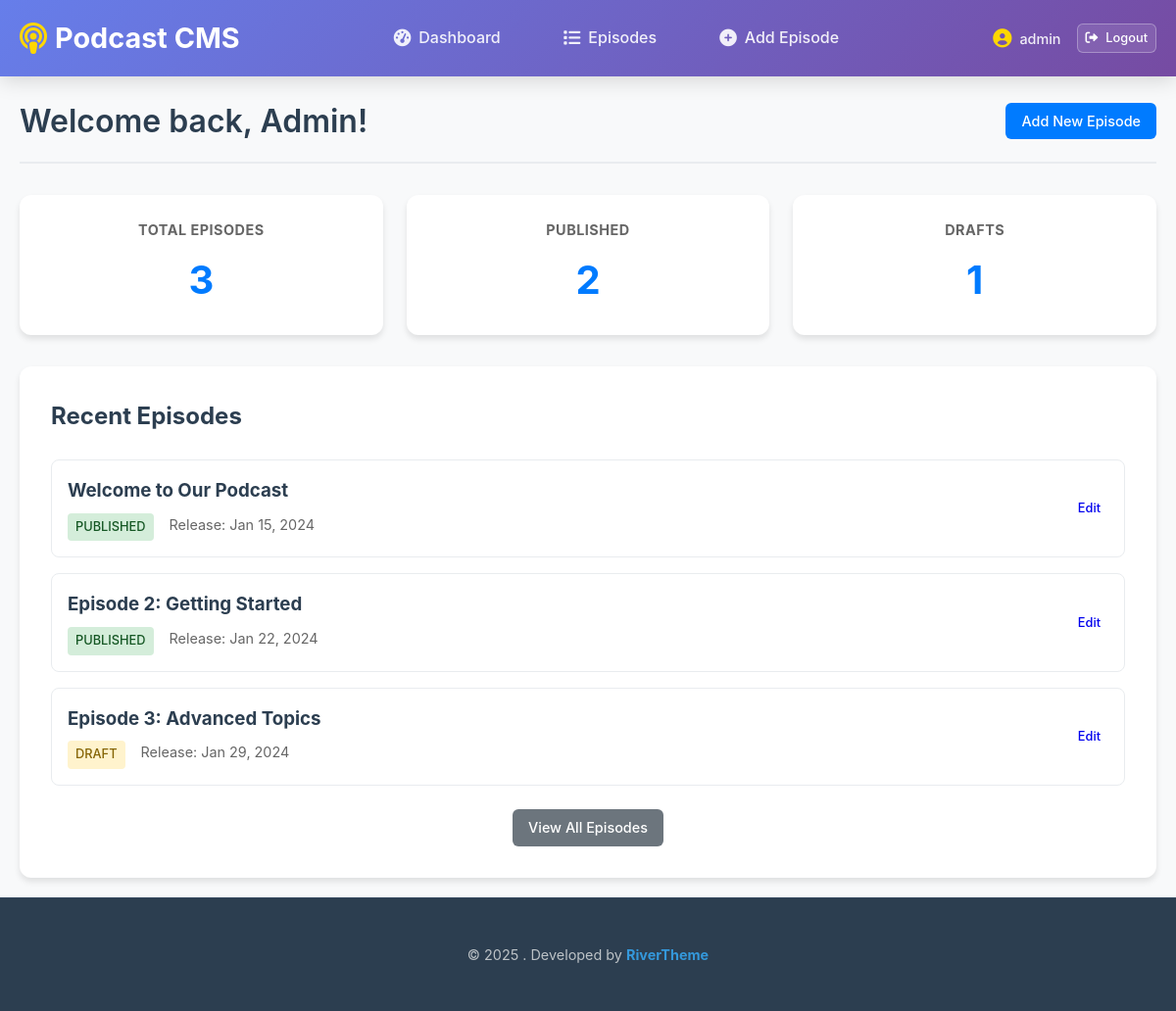
/dashboard.php (signed in), run on the app's committed database.
### tables this page shows
CREATE TABLE IF NOT EXISTS users (
    id INT AUTO_INCREMENT PRIMARY KEY,
    username VARCHAR(50) UNIQUE NOT NULL,
    email VARCHAR(100) UNIQUE NOT NULL,
    password_hash VARCHAR(255) NOT NULL,
    first_name VARCHAR(50) NOT NULL,
    last_name VARCHAR(50) NOT NULL,
    created_at TIMESTAMP DEFAULT CURRENT_TIMESTAMP,
    updated_at TIMESTAMP DEFAULT CURRENT_TIMESTAMP ON UPDATE CURRENT_TIMESTAMP
);

CREATE TABLE IF NOT EXISTS episodes (
    id INT AUTO_INCREMENT PRIMARY KEY,
    user_id INT NOT NULL,
    title VARCHAR(255) NOT NULL,
    description TEXT,
    audio_file VARCHAR(255),
    duration VARCHAR(20),
    release_date DATE,
    status ENUM('draft', 'published') DEFAULT 'draft',
    created_at TIMESTAMP DEFAULT CURRENT_TIMESTAMP,
    updated_at TIMESTAMP DEFAULT CURRENT_TIMESTAMP ON UPDATE CURRENT_TIMESTAMP,
    FOREIGN KEY (user_id) REFERENCES users(id) ON DELETE CASCADE
);

### dashboard.php (the view, shortened to what this page needs)
<?php
$userId = getCurrentUserId();
$pdo = getDBConnection();
$stmt = $pdo->prepare("SELECT first_name, last_name FROM users WHERE id = ?");
$stmt->execute([$userId]);
$user = $stmt->fetch();
$stmt = $pdo->prepare("SELECT
    COUNT(*) as total_episodes,
    SUM(CASE WHEN status = 'published' THEN 1 ELSE 0 END) as published_episodes,
    SUM(CASE WHEN status = 'draft' THEN 1 ELSE 0 END) as draft_episodes
    FROM episodes WHERE user_id = ?");
$stmt->execute([$userId]);
$stats = $stmt->fetch();
$stmt = $pdo->prepare("SELECT id, title, status, release_date, created_at
    FROM episodes WHERE user_id = ?
    ORDER BY created_at DESC LIMIT 5");
$stmt->execute([$userId]);
$recentEpisodes = $stmt->fetchAll();
?>
<!DOCTYPE html>
<html lang="en">
<head>
    <link rel="stylesheet" href="assets/css/style.css">
</head>
<body>
    <?php include 'templates/header.php'; ?>
    <main class="main-content">
        <div class="container">
            <div class="page-header">
                <h1>Welcome back, <?php echo htmlspecialchars($user['first_name']); ?>!</h1>
                <a href="episode-add.php" class="btn btn-primary">Add New Episode</a>
            </div>
            <div class="stats-grid">
                <div class="stat-card">
                    <h3>Total Episodes</h3>
                    <div class="stat-number"><?php echo $stats['total_episodes']; ?></div>
                </div>
                <div class="stat-card">
                    <h3>Published</h3>
                    <div class="stat-number"><?php echo $stats['published_episodes']; ?></div>
                </div>
                <div class="stat-card">
                    <h3>Drafts</h3>
                    <div class="stat-number"><?php echo $stats['draft_episodes']; ?></div>
                </div>
            </div>
            <div class="recent-episodes">
                <h2>Recent Episodes</h2>
                <?php if (empty($recentEpisodes)): ?>
                    <div class="empty-state">
                        <p>No episodes yet. <a href="episode-add.php">Create your first episode</a></p>
                    </div>
                <?php else: ?>
                    <div class="episode-list">
                        <?php foreach ($recentEpisodes as $episode): ?>
                            <div class="episode-item">
                                <div class="episode-info">
                                    <h3><a href="episode-edit.php?id=<?php echo $episode['id']; ?>"><?php echo htmlspecialchars($episode['title']); ?></a></h3>
                                    <div class="episode-meta">
                                        <span class="status status-<?php echo $episode['status']; ?>"><?php echo ucfirst($episode['status']); ?></span>
                                        <?php if ($episode['release_date']): ?>
                                            <span class="date">Release: <?php echo date('M j, Y', strtotime($episode['release_date'])); ?></span>
                                        <?php endif; ?>
                                    </div>
                                </div>
                                <div class="episode-actions">
                                    <a href="episode-edit.php?id=<?php echo $episode['id']; ?>" class="btn btn-small">Edit</a>
                                </div>
                            </div>
                        <?php endforeach; ?>
                    </div>
                    <div class="view-all">
                        <a href="episodes.php" class="btn btn-secondary">View All Episodes</a>
                    </div>
                <?php endif; ?>
            </div>
        </div>
    </main>
    <?php include 'templates/footer.php'; ?>
</body>
</html>

### assets/css/style.css (style rules this page uses)
* { margin: 0; padding: 0; box-sizing: border-box; }
body { font-family: -apple-system, BlinkMacSystemFont, 'Segoe UI', Roboto, Oxygen, Ubuntu, Cantarell, sans-serif; line-height: 1.6; color: #333; background-color: #f8f9fa; margin: 0; min-height: 100vh; display: flex; flex-direction: column; overflow-x: hidden; }
.container { max-width: 1200px; margin: 0 auto; padding: 0 20px; }
.main-content { flex: 1; padding: 20px 0; }
.btn { display: inline-block; padding: 0.5rem 1rem; border: none; border-radius: 6px; text-decoration: none; font-weight: 500; cursor: pointer; transition: all 0.3s ease; font-size: 0.9rem; line-height: 1.5; }
.btn-primary { background: #007bff; color: white; }
.btn-secondary { background: #6c757d; color: white; }
.btn-small { padding: 0.25rem 0.5rem; font-size: 0.8rem; }
.page-header { display: flex; justify-content: space-between; align-items: center; margin-bottom: 2rem; padding-bottom: 1rem; border-bottom: 2px solid #e9ecef; }
.page-header h1 { color: #2c3e50; font-size: 2rem; font-weight: 600; }
.stats-grid { display: grid; grid-template-columns: repeat(auto-fit, minmax(200px, 1fr)); gap: 1.5rem; margin-bottom: 2rem; }
.stat-card { background: white; padding: 1.5rem; border-radius: 12px; box-shadow: 0 4px 6px rgba(0,0,0,0.1); text-align: center; }
.stat-card h3 { color: #666; font-size: 0.9rem; margin-bottom: 0.5rem; text-transform: uppercase; letter-spacing: 0.5px; }
.stat-number { font-size: 2.5rem; font-weight: bold; color: #007bff; }
.recent-episodes { background: white; padding: 2rem; border-radius: 12px; box-shadow: 0 4px 6px rgba(0,0,0,0.1); }
.recent-episodes h2 { margin-bottom: 1.5rem; color: #2c3e50; }
.episode-list { space-y: 1rem; }
.episode-item { display: flex; justify-content: space-between; align-items: center; padding: 1rem; border: 1px solid #e9ecef; border-radius: 8px; margin-bottom: 1rem; transition: all 0.3s ease; }
.episode-info h3 { margin-bottom: 0.5rem; }
.episode-info h3 a { color: #2c3e50; text-decoration: none; }
.episode-meta { display: flex; gap: 1rem; font-size: 0.9rem; color: #666; }
.episode-actions { display: flex; gap: 0.5rem; }
.status { padding: 0.25rem 0.5rem; border-radius: 4px; font-size: 0.8rem; font-weight: 500; text-transform: uppercase; }
.status-published { background: #d4edda; color: #155724; }
.status-draft { background: #fff3cd; color: #856404; }
.view-all { text-align: center; margin-top: 1.5rem; }

### data on the page
users: first_name "Admin"
episodes: title "Welcome to Our Podcast", status "PUBLISHED", release_date "Jan 15, 2024"
episodes: title "Episode 2: Getting Started", status "PUBLISHED", release_date "Jan 22, 2024"
episodes: title "Episode 3: Advanced Topics", status "DRAFT", release_date "Jan 29, 2024"

### other printed values
$_SESSION['username'] "admin"
$stats['total_episodes'] "3"
$stats['published_episodes'] "2"
$stats['draft_episodes'] "1"
